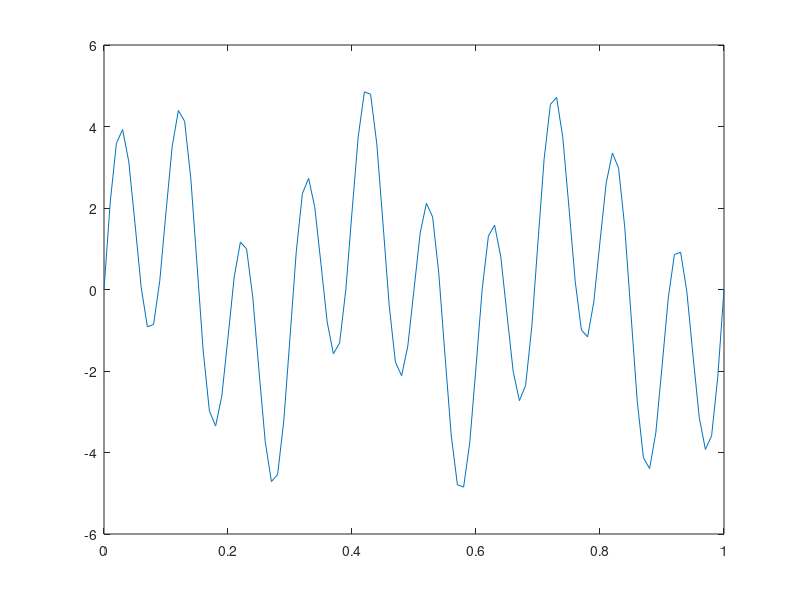

MATLAB code to generate this figure:
clc
clear all
close all

a1 = 2;

a2 = 3 ;

a3 = 4 ;

f1 = 3 ;
f2 = 10 ;
f3 = 100 ;

f = 3 ;

t = 0 : 0.01 : 1 ;

xt1 = a1 * sin(2*pi*f1*t);
xt2 = a2 * sin(2*pi*f2*t);
xt3 = a3 * sin(2*pi*f3*t);

x= xt1 + xt2 + xt3 ;



plot(t,x);
